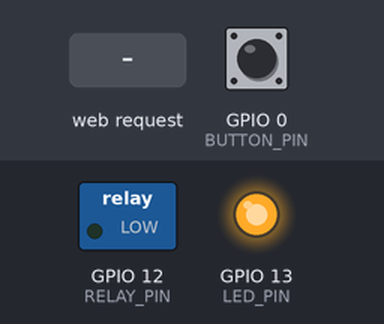
Recording of a sketch running on a simulated ESP8266 (NodeMCU). Shown: switched loads named in the sketch (green lamp = pin HIGH), output pins drawn as LEDs (lit = HIGH). The test bench sets the inputs (shaded band); at power-on: GPIO 0 (BUTTON_PIN) HIGH. WiFi joins after 1.5 s; servers stay silent unless stated; what the sketch prints to the serial monitor is not drawn.

Above: at 6.2 s.
6.3 s: HTTP request GET /switch received
At 6.8 s:
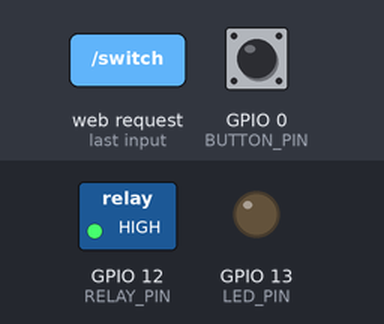
7.8 s: HTTP request GET /temporarySwitch received
At 9.1 s:
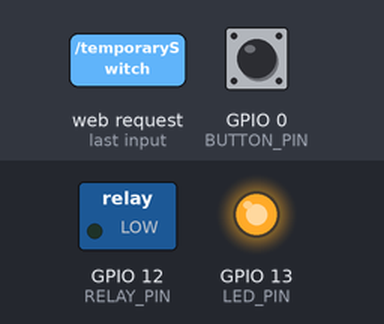
10.8 s: HTTP request GET /offThenOnSwitch received
At 14.9 s:
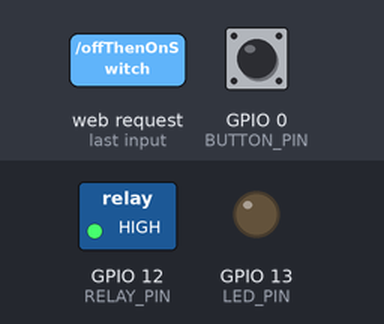
Timing chart, 0 to 16.4 s (numbered marks = the images above; inputs shaded):
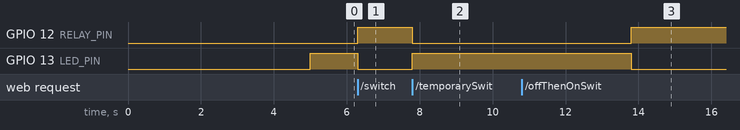

The sketch:

TermostatoSonoffBasic.ino
```cpp
/* Create a WiFi access point and provide a web server on it
 * in order to serve relay command on ESP8266 (or Sonoff Basic relay).
 */

#include <ESP8266WiFi.h>
#include <WiFiClient.h>
#include <ESP8266WebServer.h>
#include <ArduinoOTA.h>
#include <ArduinoJson.h>

/* Set these to your desired credentials. */
const char* ssid = "";
const char* password = "";
const char* deviceName = "TermostatoCasa";

IPAddress ip(192, 168, 1, 222);
IPAddress gateway_ip(192, 168, 1, 1);
IPAddress subnet_mask(255, 255, 255, 0);
IPAddress dns(192, 168, 1, 1);

uint8_t relayState = LOW;  // HIGH: closed switch
uint8_t buttonState = LOW;
uint8_t currentButtonState = buttonState;

long buttonStartPressed = 0;
long buttonDurationPressed = 0;

// Sonoff properties
const uint8_t BUTTON_PIN = 0;
const uint8_t RELAY_PIN  = 12;
const uint8_t LED_PIN    = 13;

enum CMD {
  CMD_NOT_DEFINED,
  CMD_BUTTON_STATE_CHANGED,
};
volatile uint8_t cmd = CMD_NOT_DEFINED;

ESP8266WebServer server(80);

void setup_wifi() {
  WiFi.config(ip, gateway_ip, subnet_mask, dns);

  WiFi.setAutoConnect(true);
  WiFi.setAutoReconnect(true);
  WiFi.mode(WIFI_STA);
  WiFi.begin(ssid, password);

  while (WiFi.waitForConnectResult() != WL_CONNECTED) {
    Serial.println("Connection Failed! Rebooting...");
    delay(5000);
    ESP.restart();
  }

  delay(500);
}

///////////////////////////////////////////////////////////////////////////
//   ISR
///////////////////////////////////////////////////////////////////////////
/*
  Function called when the button is pressed/released
*/
void buttonStateChangedISR() {
  cmd = CMD_BUTTON_STATE_CHANGED;
}

///////////////////////////////////////////////////////////////////////////
//   Sonoff switch
///////////////////////////////////////////////////////////////////////////
/*
  Function called to set the state of the relay
*/
void setRelayState() {
  digitalWrite(RELAY_PIN, relayState);
  digitalWrite(LED_PIN, (relayState + 1) % 2);
}

void changeState() {
  relayState = relayState == HIGH ? LOW : HIGH;
  setRelayState();

  String message = "";
  message += relayState;
  server.send(200, "text/html", message);
}

void setON() {
  relayState = HIGH;
  setRelayState();

  String message = "";
  message += relayState;
  server.send(200, "text/html", message);
}

void setOFF() {
  relayState = LOW;
  setRelayState();

  String message = "";
  message += relayState;
  server.send(200, "text/html", message);
}

void OffThenOnSwitch() {
  relayState = LOW;
  setRelayState();

  delay(3000);

  relayState = HIGH;
  setRelayState();

  String message = "";
  message += relayState;
  server.send(200, "text/html", message);
}

void temporarySwitch() {
  relayState = relayState == HIGH ? LOW : HIGH;
  setRelayState();

  delay(3000);

  relayState = relayState == HIGH ? LOW : HIGH;
  setRelayState();

  String message = "";
  message += relayState;
  server.send(200, "text/html", message);
}

void getStatus() {
  String message = "";
  message += relayState;
  server.send(200, "text/html", message);
}

void getDeviceName() {
  server.send(200, "text/html", deviceName);
}

void handlePost() {
  if (server.hasArg("plain") == false) { //Check if body received
    server.send(200, "text/plain", "Body not received");
    return;
  }

  String data = server.arg("plain");
  StaticJsonBuffer<200> jBuffer;
  JsonObject& jObject = jBuffer.parseObject(data);
  String deviceArg = jObject["device"];
  String statusArg = jObject["status"];

  Serial.println("Received args [" + deviceArg + "] [" + statusArg + "]");

  if (String(deviceName).equalsIgnoreCase(deviceArg)) {
    if (String("ON").equalsIgnoreCase(statusArg)) {
      relayState = HIGH;
      setRelayState();
    } else if (String("OFF").equalsIgnoreCase(statusArg)) {
      relayState = LOW;
      setRelayState();
    }
  }

  String message = "Device status:\n";
  message += relayState;
  server.send(200, "text/html", message);

  Serial.println(message);
}

void setup() {
  delay(1000);
  Serial.begin(115200);
  Serial.println();

  // init the I/O
  pinMode(LED_PIN,    OUTPUT);
  pinMode(RELAY_PIN,  OUTPUT);
  pinMode(BUTTON_PIN, INPUT);
  attachInterrupt(BUTTON_PIN, buttonStateChangedISR, CHANGE);

  setup_wifi();

  // Port defaults to 8266
  // ArduinoOTA.setPort(8266);

  ArduinoOTA.setHostname(deviceName);

  // No authentication by default
  // ArduinoOTA.setPassword("admin");

  ArduinoOTA.onStart([]() {
    String type;
    if (ArduinoOTA.getCommand() == U_FLASH)
      type = "sketch";
    else // U_SPIFFS
      type = "filesystem";

    // NOTE: if updating SPIFFS this would be the place to unmount SPIFFS using SPIFFS.end()
    Serial.println("Start updating " + type);
  });
  ArduinoOTA.onEnd([]() {
    Serial.println("\nEnd");
  });
  ArduinoOTA.onProgress([](unsigned int progress, unsigned int total) {
    Serial.printf("Progress: %u%%\r", (progress / (total / 100)));
  });
  ArduinoOTA.onError([](ota_error_t error) {
    Serial.printf("Error[%u]: ", error);
    if (error == OTA_AUTH_ERROR) Serial.println("Auth Failed");
    else if (error == OTA_BEGIN_ERROR) Serial.println("Begin Failed");
    else if (error == OTA_CONNECT_ERROR) Serial.println("Connect Failed");
    else if (error == OTA_RECEIVE_ERROR) Serial.println("Receive Failed");
    else if (error == OTA_END_ERROR) Serial.println("End Failed");
  });
  ArduinoOTA.begin();
  Serial.println("Ready");
  Serial.print("IP address: ");
  Serial.println(WiFi.localIP());

  server.on("/", getDeviceName);
  server.on("/switch", changeState);
  server.on("/temporarySwitch", temporarySwitch);
  server.on("/deviceName", getDeviceName);
  server.on("/offThenOnSwitch", OffThenOnSwitch);
  server.on("/state", getStatus);
  server.on("/ON", setON);
  server.on("/OFF", setOFF);
  server.on("/status", HTTP_POST, handlePost);
  server.begin();
  Serial.println("HTTP server started");
  delay(2000);

  setOFF();
}

void loop() {
  ArduinoOTA.handle();

  yield();

  switch (cmd) {
    case CMD_NOT_DEFINED:
      // do nothing
      server.handleClient();
      break;
    case CMD_BUTTON_STATE_CHANGED:
      currentButtonState = digitalRead(BUTTON_PIN);
      if (buttonState != currentButtonState) {
        // tests if the button is released or pressed
        if (buttonState == LOW && currentButtonState == HIGH) {
          buttonDurationPressed = millis() - buttonStartPressed;
          if (buttonDurationPressed < 500) {
            relayState = relayState == HIGH ? LOW : HIGH;
            setRelayState();
          }
          else if (buttonDurationPressed > 3000) {
            delay(1000);
            ESP.restart();
          }
        } else {
          buttonStartPressed = millis();
        }
        buttonState = currentButtonState;
      }
      cmd = CMD_NOT_DEFINED;
      server.handleClient();
      break;
  }

  yield();

  if (WiFi.status() != WL_CONNECTED) {
    Serial.println("Connection Failed! Rebooting...");
    delay(5000);
    ESP.restart();
  }

  server.handleClient();

  yield();
}
```

Measured:
- after the input at 6.3 s, GPIO 12 (RELAY_PIN): LOW → HIGH at once; GPIO 13 (LED_PIN): HIGH → LOW at once
- after the input at 7.8 s, GPIO 12 (RELAY_PIN): HIGH → LOW at once; GPIO 13 (LED_PIN): LOW → HIGH at once
- after the input at 10.8 s, GPIO 12 (RELAY_PIN): LOW → HIGH after 3.0 s instead of 0.00 s; GPIO 13 (LED_PIN): HIGH → LOW after 3.0 s instead of 0.00 s
